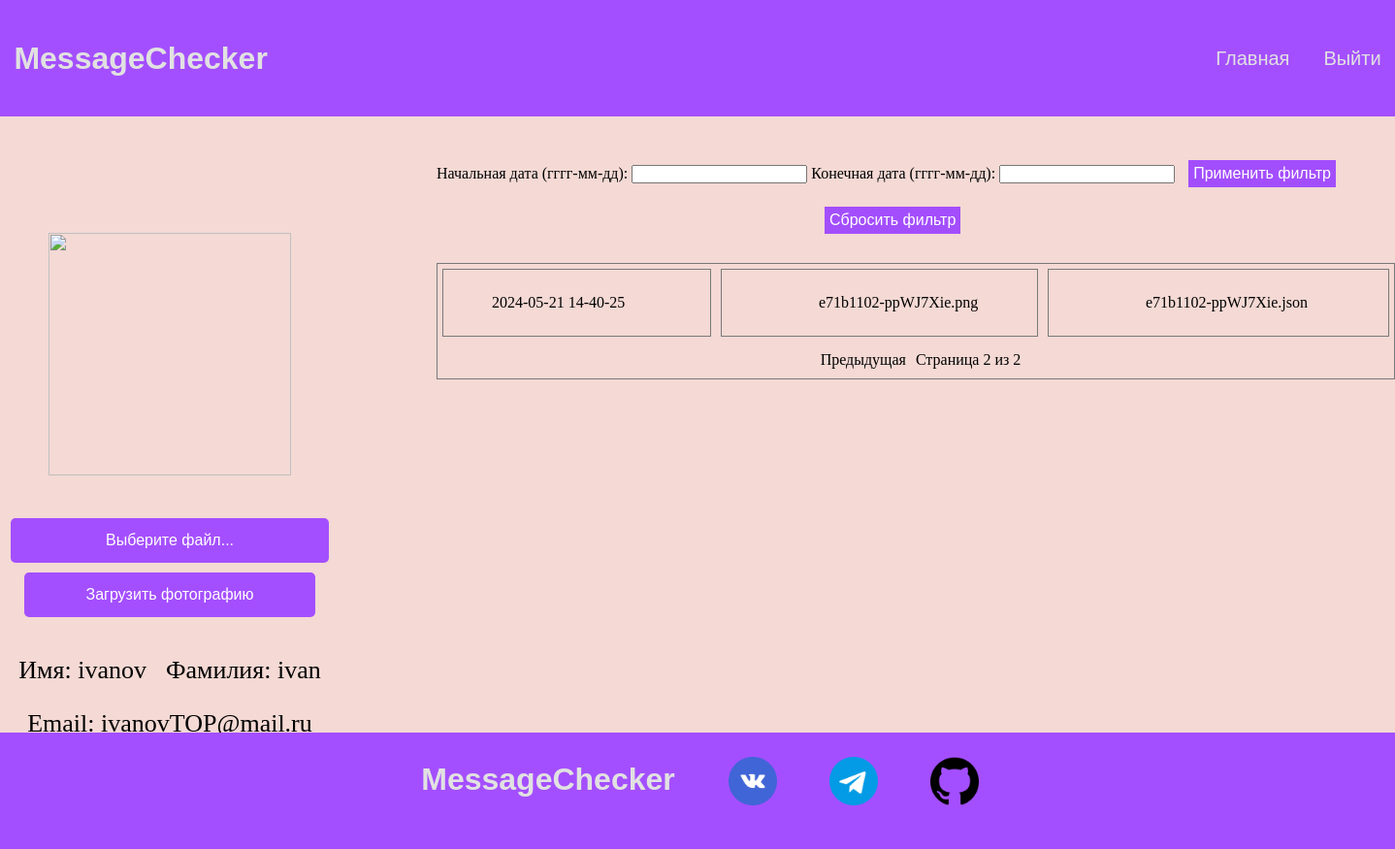
Page /profile?page=2&start=&end= (signed in) on the committed database.
### tables this page shows
CREATE TABLE mainmenu (
	id INTEGER NOT NULL, 
	title VARCHAR(20), 
	url VARCHAR(20), 
	PRIMARY KEY (id)
);

CREATE TABLE "users"
(
    id_user      INTEGER      not null
        primary key,
    user_surname VARCHAR(64)  not null,
    user_name    VARCHAR(64)  not null,
    email        VARCHAR(100) not null
        unique,
    password     VARCHAR(20)  not null,
    avatar       VARCHAR(100)    default null,
    role         BOOLEAN default False
);

CREATE TABLE uses (
	id_use INTEGER NOT NULL, 
	date_time DATETIME, 
	id_user INTEGER, 
	id_image INTEGER, 
	id_file INTEGER, 
	PRIMARY KEY (id_use), 
	FOREIGN KEY(id_user) REFERENCES users (id_user), 
	FOREIGN KEY(id_image) REFERENCES images (id_image), 
	FOREIGN KEY(id_file) REFERENCES files (id_file)
);

CREATE TABLE "files"
(
    id_file   INTEGER
        primary key autoincrement,
    file_name VARCHAR(101),
    id_user   INTEGER
        references users,
    id_image  INTEGER
        references users
);

### app.py (the view, shortened to what this page needs)
@app.route('/profile')
@login_required
def profile():
    start_date = request.args.get('start')
    end_date = request.args.get('end')
    detected = request.args.get('detected')
    selected_user = request.args.get('user')
    usages = dbase.getuserusage(current_user.get_id()) if int(current_user.get_role()) == 0 else dbase.getallusage()
    print('1111111111111111111111111111', usages)
    if start_date is None:
        start_date = ''  # Установите значение по умолчанию, если параметр не передан
    if end_date is None:
        end_date = ''  # Установите значение по умолчанию, если параметр не передан
    if detected is None:
        detected = ''  # Установите значение по умолчанию, если параметр не передан
    if selected_user:
        usages = [usage for usage in usages if usage['user_name'] == selected_user]
    page = request.args.get('page', 1, type=int)
    per_page = 5
    start = (page - 1) * per_page
    end = start + per_page
    total_pages = (len(usages) + per_page - 1) // per_page
    if type(usages) != str:
        sliced_usages = usages[start:end]
    formatted_usages = []
    if int(current_user.get_role()) == 0:
        for i in sliced_usages:
            formatted_usage = [
                i['date_time'],
                str(i['image_name'].split('\\')[1]),
                str(i['file_name'].split('\\')[2])
            ]
            formatted_usages.append(formatted_usage)
    if int(current_user.get_role()) == 0:
        return render_template('profile.html', menu=dbase.getmenu(), uses=formatted_usages, total_pages=total_pages,
                               page=page, start_date=start_date, end_date=end_date)
    else:
        unique_users = dbase.get_unique_users()
        return render_template('admin_profile.html', menu=dbase.getmenu(), uses=formatted_usages,
                               total_pages=total_pages, page=page, start_date=start_date, end_date=end_date,
                               unique_users=unique_users, selected_user=selected_user, detected=detected)

### app.py (called while the page is built)
@login_manager.user_loader
def load_user(user_id):
    return UserLogin().fromDB(user_id, dbase)

def connect_db():
    conn = sqlite3.connect(app.config['DATABASE'])
    conn.row_factory = sqlite3.Row
    return conn

def get_db():
    if not hasattr(g, 'link_db'):
        g.link_db = connect_db()
    return g.link_db

@app.before_request
def before_request():
    global dbase
    db = get_db()
    dbase = FDataBase(db)

### helpers/FDataBase.py (called while the page is built)
    def getmenu(self):
        try:
            self.__cur.execute(f"SELECT * FROM mainmenu")
            res = self.__cur.fetchall()
            if res: return res
        except sqlite3.Error as e:
            print("Ошибка получения данных из БД " + str(e))

    def getuser(self, id_user):
        try:
            self.__cur.execute(f"SELECT * FROM users WHERE id_user = {id_user} LIMIT 1")
            res = self.__cur.fetchone()
            if not res:
                print("Пользователь не найден")
                return False
            return res
        except sqlite3.Error as e:
            print("Ошибка получения данных из БД " + str(e))
        return False

    def getuserusage(self, user_id):
        try:
            self.__cur.execute(f"SELECT i.image_name, f.file_name, u.date_time FROM uses u "
                               f"INNER JOIN images i ON u.id_image = i.id_image "
                               f"INNER JOIN files f ON u.id_file = f.id_file WHERE u.id_user = ?", user_id)
            res = self.__cur.fetchall()
            if not res:
                res = "Вы еще не использовали модель"
                return res
            return res
        except sqlite3.Error as e:
            print("Ошибка file" + str(e))
        return False

### helpers/UserLogin.py (called while the page is built)
    def fromDB(self, user_id, db):
        self.__user = db.getuser(user_id)
        return self

    def get_id(self):
        return str(self.__user['id_user'])

    def get_role(self):
        return str(self.__user['role'])

    def getname(self):
        return self.__user['user_name'] if self.__user else 'Без имени'

    def getsurname(self):
        return self.__user['user_surname'] if self.__user else 'Без фамилии'

    def getemail(self):
        return self.__user['email'] if self.__user else 'Без email'

### templates/profile.html (shortened to what this page needs)
<!DOCTYPE html>
<html lang="en">
<head>
    <link rel="stylesheet" type="text/css" href="{{ url_for('static', filename='css/user.css') }}">
    <link rel="stylesheet" type="text/css" href="{{ url_for('static', filename='css/errors.css') }}">
</head>
<body>
    <div class="header">
         <div class="logo">
            <h1>MessageChecker</h1>
        </div>
        <div class="menu">
            {% for m in menu %}
            {%if m.title == 'Войти'%}
                <a href="{{ url_for('logout') }}">Выйти</a>
            {%else%}
                <a href="{{m.url}}">{{m.title}}</a>
            {%endif%}
            {% endfor %}
        </div>
    </div>
<div class="main">
    <div class="profile">
    <div class="avatar">
        <img src="{{ url_for('userava') }}" alt="" style="width: 250px; height: 250px;">
    </div>
    <div class="form-container">
    <form action="{{ url_for('upload')}}" method="post" enctype="multipart/form-data" style="display: flex">
      <div class="input-file-container">
        <label tabindex="0" for="my-file" class="input-file-trigger">Выберите файл...</label>
        <input type="submit" value="Загрузить фотографию">
      </div>
    </form>
    </div>
    <div class="name_surname">
            <p>Имя: {{ current_user.getname() }}</p>
            <p>Фамилия: {{ current_user.getsurname() }}</p>
    </div>
    <div class="email">
            <p>Email: {{ current_user.getemail() }}</p>
    </div>
    </div>
<div>
    <div class="filters">
    <form action="{{ url_for('profile') }}" method="get">
        <label for="start">Начальная дата (гггг-мм-дд):</label>
        <input type="text" id="start" name="start" value="{{ start_date}}">
        <label for="end">Конечная дата (гггг-мм-дд):</label>
        <input type="text" id="end" name="end" value="{{ end_date }}">
        <button type="submit">Применить фильтр</button>
    </form>
        <a href="{{ url_for('profile')}}"><button type="reset">Сбросить фильтр</button></a>
    </div>
{% if nouses %}
    <div style="padding-left: 400px; padding-top: 200px;
                font-size: 30px">
        {{nouses}}
    </div>
{% else %}
<div class="uses">
        {% for u in uses %}
            <div class="rows">
                <p style="padding-left: 50px">{{ u[0] }}</p>
                <a class="image_d" href="{{ url_for('download_image', filename=u[1]) }}">{{ u[1] }}</a>
                <a class="image_f" href="{{ url_for('download_file', date_time=u[0], filename=u[2]) }}">{{ u[2] }}</a>
            </div>
        {% endfor %}
    <div class="pagination">
    {% if page > 1 %}
        <a class="paga" href="{{ url_for('profile', page=page-1, start=start_date, end=end_date) }}">Предыдущая</a>
    {% endif %}
    <span>Страница {{page}} из {{total_pages}}</span>
    </div>
</div>
{% endif %}
        </div>
</div>
    <div class="footer">
        <div class="footer-logo">
            <h1>MessageChecker</h1>
        </div>
        <div class="links">
            <a href="">
                <img src="{{ url_for('static', filename='images/vk.png') }}" alt="" style="">
            </a>
            <a href="">
                <img src="{{ url_for('static', filename='images/tg.png') }}" alt="" style="width: 50px; height: 50px">
            </a>
            <a href="">
                <img src="{{ url_for('static', filename='images/github.png') }}" alt="" style="width: 50px; height: 50px">
            </a>
        </div>
    </div>
</body>
</html>

### static/css/user.css (style rules this page uses)
* { margin: 0; padding: 0; }
.header { height: 120px; width: 100%; display: flex; justify-content: space-between; align-items: center; background-color: #a44fff; }
.logo { width: 40%; padding: 1%; color: #e1e1e1; font-family: "Lucinda Grande", "Lucinda Sans Unicode", Helvetica, Arial, Verdana, sans-serif; }
.menu { padding: 1%; display: flex; }
.menu a { padding-left: 35px; text-decoration: none; font-family: "Lucinda Grande", "Lucinda Sans Unicode", Helvetica, Arial, Verdana, sans-serif; font-size: 20px; color: #e1e1e1; }
.main { padding-top: 45px; width: 100%; height: 710px; display: flex; background-color: #f4d9d4; background-size: cover; background-position: center; }
.profile { width: 500px; height: 650px; display: flex; flex-direction: column; align-items: center; }
.avatar img { margin-top: 75px; width: 250px; height: 250px; }
.form-container { width: 300px; display: flex; justify-content: center; margin: 10px auto; padding: 20px; }
.input-file-container input[type="submit"] { display: block; width: 300px; padding: 14px; margin-top: 10px; background-color: #a44fff; color: #fff; border: none; border-radius: 5px; cursor: pointer; font-size: 16px; transition: background-color 0.4s; }
.input-file-container { display: flex; flex-direction: column; align-items: center; position: relative; width: 225px; }
.js .input-file-trigger { font-family: "Lucinda Grande", "Lucinda Sans Unicode", Helvetica, Arial, Verdana, sans-serif; display: flex; justify-content: center; width: 300px; padding: 14px; margin-top: 10px; background-color: #a44fff; color: #fff; border: none; border-radius: 5px; cursor: pointer; font-size: 16px; transition: background-color 0.4s; }
.name_surname { display: flex; }
.name_surname p { padding: 10px; font-size: 26px; }
.email { padding: 15px; font-size: 26px; }
.filters { margin-left: 100px; }
button[type="submit"] { background-color: #a34efd; border: none; color: white; margin-left: 10px; padding: 5px; text-align: center; text-decoration: none; display: inline-block; font-size: 16px; transition-duration: 0.4s; cursor: pointer; }
button[type="reset"] { background-color: #a34efd; border: none; color: white; margin-top: 20px; margin-left: 400px; padding: 5px; text-align: center; text-decoration: none; display: inline-block; font-size: 16px; transition-duration: 0.4s; cursor: pointer; }
.uses { border: 1px solid #797979; margin-top: 30px; margin-left: 100px; height: fit-content; padding-bottom: 10px; }
.rows { display: flex; }
.rows p { border: 1px solid #797979; margin: 5px; width: 200px; padding: 25px 25px 25px 100px; }
.image_d { text-decoration: none; color: black; border: 1px solid #797979; margin: 5px; width: 200px; padding: 25px 25px 25px 100px; }
.image_f { text-decoration: none; color: black; border: 1px solid #797979; margin: 5px; width: 200px; padding: 25px 50px 25px 100px; }
.footer { position: fixed; display: flex; justify-content: center; left: 0; bottom: 0; width: 100%; height: 120px; background-color: #a44fff; }
.footer-logo { display: flex; text-align: right; color: #e1e1e1; font-family: "Lucinda Grande", "Lucinda Sans Unicode", Helvetica, Arial, Verdana, sans-serif; padding: 30px; }
.links img { width: 50px; height: 50px; padding: 25px }
.links a { text-decoration: none; }

### rows in the picture
mainmenu: title "Главная"
users: getname "ivanov", getsurname "ivan", getemail "ivanovTOP@mail.ru"
uses: date_time "2024-05-21 14-40-25", file_name "e71b1102-ppWJ7Xie.png", u "e71b1102-ppWJ7Xie.json"

### other values in the picture
{{ page }} "2"
{{ total_pages }} "2"
